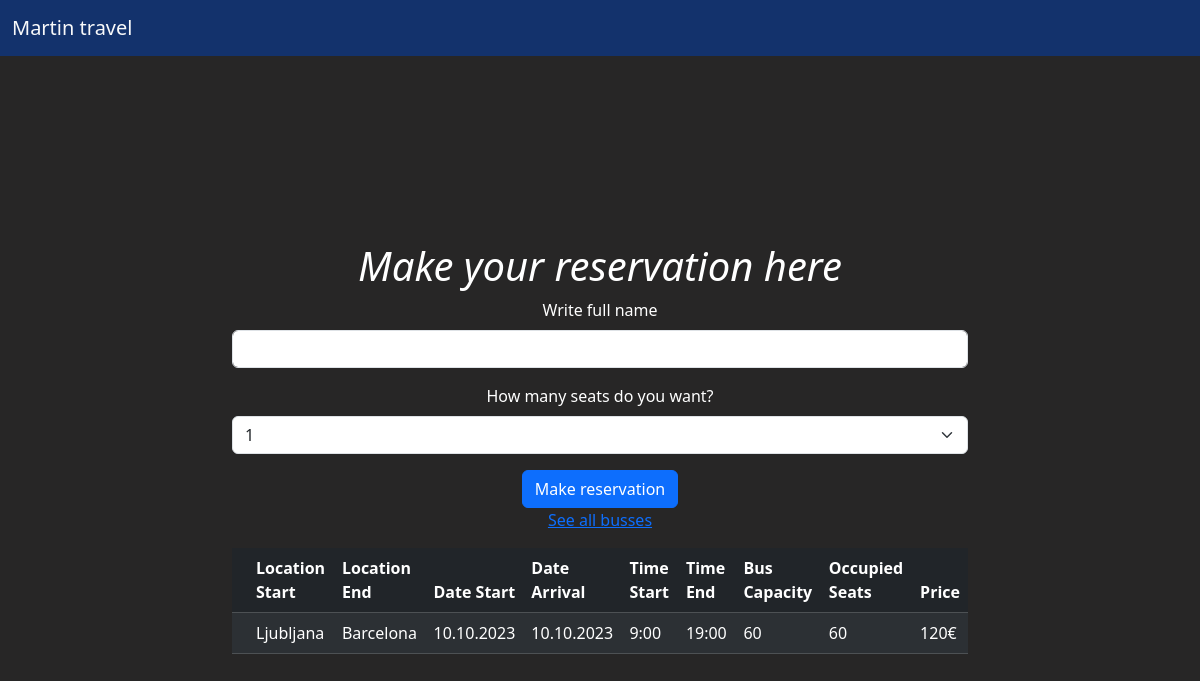
/reserve?id=1, run on the app's committed database.
### main.py (models this page shows)
class Bus(db.Model):
    id = db.Column(db.Integer, primary_key=True, unique=True)
    location_start = db.Column(db.String, nullable=False)
    location_end = db.Column(db.String, nullable=False)
    date_start = db.Column(db.String, nullable=False)
    date_arival = db.Column(db.String, nullable=False)
    time_start = db.Column(db.String, nullable=False)
    time_end = db.Column(db.String, nullable=True)
    buss_capacity = db.Column(db.Integer, nullable=True)
    occupied_seats = db.Column(db.Integer, nullable=True)
    price = db.Column(db.Integer, nullable=False)

### main.py (the view, shortened to what this page needs)
@app.route("/reserve", methods=["GET", "POST"])
def reserve_seats():
    bus_id = request.args.get("id")
    form = ReserveForm()
    bus = db.get_or_404(Bus, bus_id)
    available_seats = bus.buss_capacity - bus.occupied_seats
    return render_template("reserve.html", form=form, bus=bus, available_seats=available_seats, occupied_seats = bus.occupied_seats)

### main.py
class ReserveForm(FlaskForm):
    full_name = StringField('Write full name', validators=[DataRequired()])
    number_of_seats = SelectField('How many seats do you want?', validators=[DataRequired()], choices=seats)
    submit = SubmitField('Make reservation', validators=[DataRequired()])

### templates/reserve.html (shortened to what this page needs)
{% extends 'base.html' %}
{% from 'bootstrap5/form.html' import render_form %}
{% block content %}
    <div class="container">
        <div class="row justify-content-center align-items-center vh-100">
            <div class="col-sm-12 col-md-8">
                <h1 class="text-center">Make your reservation here</h1>
                <table class="table table-dark table-striped table-hover">
                    <thead>
                        <tr>
                            <th></th>
                            <th>Location Start</th>
                            <th>Location End</th>
                            <th>Date Start</th>
                            <th>Date Arrival</th>
                            <th>Time Start</th>
                            <th>Time End</th>
                            <th>Bus Capacity</th>
                            <th>Occupied Seats</th>
                            <th>Price</th>
                        </tr>
                    </thead>
                    <tbody>
                            <tr>
                                <td><a href=""></td>
                                <td>{{ bus.location_start }}</td>
                                <td>{{ bus.location_end }}</td>
                                <td>{{ bus.date_start }}</td>
                                <td>{{ bus.date_arival }}</td>
                                <td>{{ bus.time_start }}</td>
                                <td>{{ bus.time_end }}</td>
                                <td>{{ bus.buss_capacity }}</td>
                                <td>{{ bus.occupied_seats }}</td>
                                <td>{{ bus.price }}€</td>
                              </tr>
                <div class="text-center">
                    {{ render_form(form) }}
                </div>
                <p class="space-above text-center"><a href="{{ url_for('home')}}">See all busses</a></p>
            </div>
        </div>
    </div>
{% endblock %}

### static/css/styles.css (style rules this page uses)
body { background-color: rgb(39, 38, 38); color: white; }
h1 { text-align: center; color: white; font-style: italic; }

### data on the page
Bus: location_start "Ljubljana", location_end "Barcelona", date_start "10.10.2023", date_arival "10.10.2023", time_start "9:00", time_end "19:00", buss_capacity "60", occupied_seats "60", price "120"
